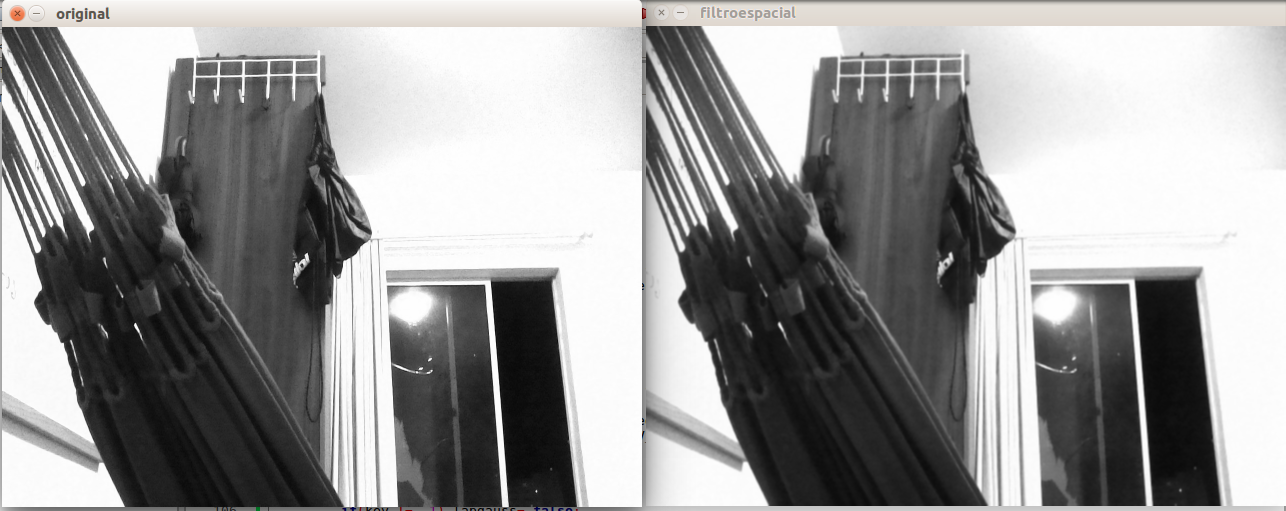
//> input picture Laplgauss/gauss.png, 1286 x 511 px, given in place of the camera
$ ./main   (built with g++ and OpenCV 4)
//> lines starting //> are read from the running program, lines starting //| are printed output that depends on the picture
#include <iostream>
#include <opencv2/opencv.hpp>

using namespace cv;
using namespace std;

void printmask(Mat &m)
{
    for(int i=0; i<m.size().height; i++)
    {
        for(int j=0; j<m.size().width; j++)
        {
            cout << m.at<float>(i,j) << ",";
        }
        cout << endl;
    }
}

void menu()
{
    cout << "\npressione a tecla para ativar o filtro: \n"
         "a - calcular modulo\n"
         "m - media\n"
         "g - gauss\n"
         "v - vertical\n"
         "h - horizontal\n"
         "l - laplaciano\n"
         "j - laplaciano do gaussiano\n"
         "esc - sair\n";
}

int main(int argvc, char** argv)
{
    VideoCapture video;
    float media[] = {1,1,1,
                     1,1,1,
                     1,1,1
                    };
    float gauss[] = {1,2,1,
                     2,4,2,
                     1,2,1
                    };
    float horizontal[]= {-1,0,1,
                         -2,0,2,
                         -1,0,1
                        };
    float vertical[]= {-1,-2,-1,
                       0,0,0,
                       1,2,1
                      };
    float laplacian[]= {0,-1,0,
                        -1,4,-1,
                        0,-1,0
                       };

    Mat cap, frame, frame32f, frameFiltered;
    Mat mask(3,3,CV_32F), mask1;
    Mat result, result1;
    double width, height, min, max;
    int absolut;
    char key;

    video.open(0);
    if(!video.isOpened())
        return -1;
    width=video.get(CV_CAP_PROP_FRAME_WIDTH);
    height=video.get(CV_CAP_PROP_FRAME_HEIGHT);
    std::cout << "largura=" << width << "\n";;
    std::cout << "altura =" << height<< "\n";;

    namedWindow("filtroespacial",1);

    mask = Mat(3, 3, CV_32F, media);
    scaleAdd(mask, 1/9.0, Mat::zeros(3,3,CV_32F), mask1);
    swap(mask, mask1);
    absolut=1; // calcs abs of the image
    bool lapgauss= false;
    menu();
    for(;;)
    {
        video >> cap;
//> cap is the input picture: 511 rows x 1286 cols, CV_8UC3; mean B, G, R 151.8, 152.2, 152.5
        resize(cap, cap, Size(640, 480));
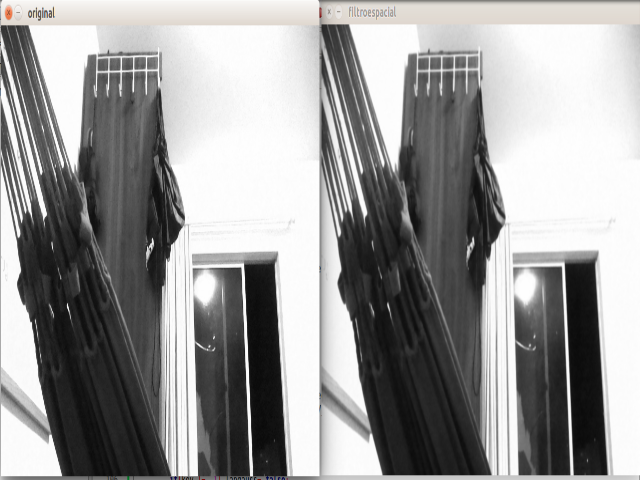
//> cap: 480 rows x 640 cols, CV_8UC3; mean B, G, R 151.7, 152, 152.3
        cvtColor(cap, frame, CV_BGR2GRAY);
        flip(frame, frame, 1);
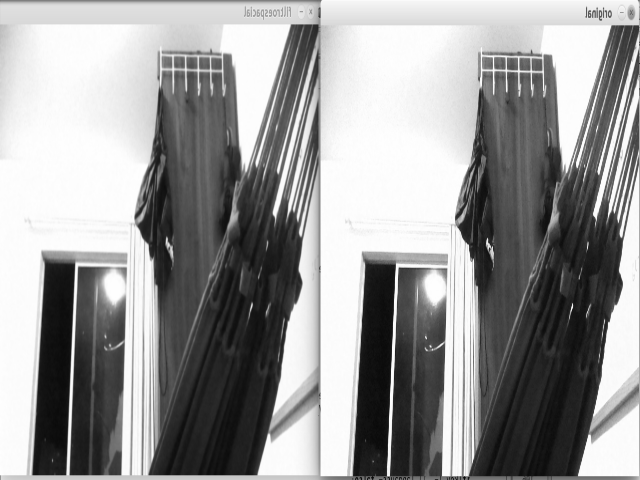
//> frame: 480 rows x 640 cols, CV_8UC1; min 9, max 254, mean 152.1
        imshow("original", frame);
        frame.convertTo(frame32f, CV_32F);
        if(lapgauss)
        {
            Mat aux;
            filter2D(frame32f, frameFiltered, frame32f.depth(), Mat(3, 3, CV_32F, gauss)/16, Point(1,1), 0);
            filter2D(frameFiltered, aux, frameFiltered.depth(), Mat(3, 3, CV_32F, laplacian), Point(1,1), 0);
            if(absolut)
                aux=abs(aux);
            aux.convertTo(result, CV_8U);
        }
        else
        {
            filter2D(frame32f, frameFiltered, frame32f.depth(), mask, Point(1,1), 0);
            if(absolut)
                frameFiltered=abs(frameFiltered);
            frameFiltered.convertTo(result, CV_8U);
        }
        imshow("filtroespacial", result);
        key = (char) waitKey(10);
//> the Esc key is pressed
        if( key == 27 ) break; // esc pressed!
        if(key != -1) lapgauss= false;
        switch(key)
        {
        case 'a':
            menu();
            absolut=!absolut;
            break;
        case 'm':
            menu();
            mask = Mat(3, 3, CV_32F, media).clone();
            mask/=9;
            printmask(mask);
            break;
        case 'g':
            menu();
            mask = Mat(3, 3, CV_32F, gauss).clone();
            mask/=16;
            printmask(mask);
            break;
        case 'h':
            menu();
            mask = Mat(3, 3, CV_32F, horizontal);
            printmask(mask);
            break;
        case 'v':
            menu();
            mask = Mat(3, 3, CV_32F, vertical);
            printmask(mask);
            break;
        case 'l':
            menu();
            mask = Mat(3, 3, CV_32F, laplacian);
            printmask(mask);
            break;
        case 'j':
            menu();
            lapgauss= true;
        break;
        default:
            break;
        }
    }
    return 0;
}

$ run again, on Laplgauss/laplace.png
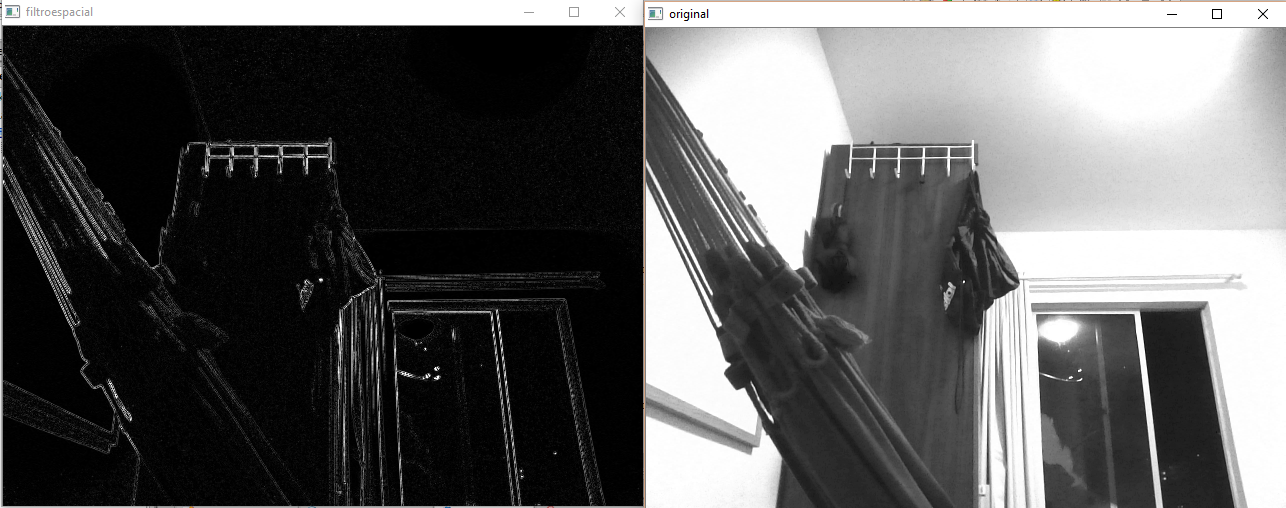
//> input picture Laplgauss/laplace.png, 1286 x 508 px, given in place of the camera
//> cap is the input picture: 508 rows x 1286 cols, CV_8UC3; mean B, G, R 95, 95, 95.1
//> `resize(cap, cap, Size(640, 480));`:
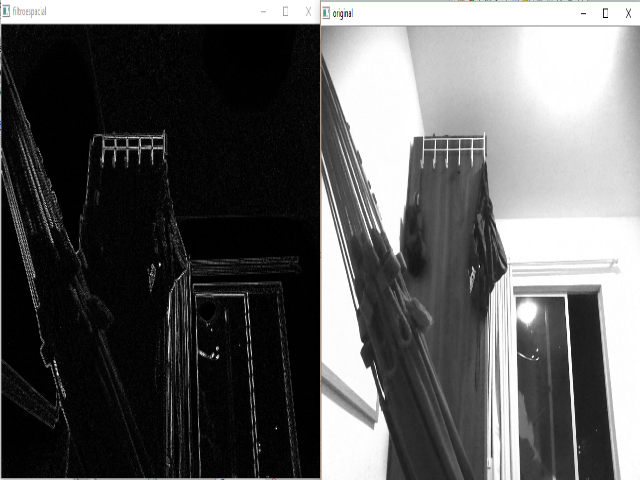
//> cap: 480 rows x 640 cols, CV_8UC3; mean B, G, R 94.9, 94.9, 95
//> `flip(frame, frame, 1);`:
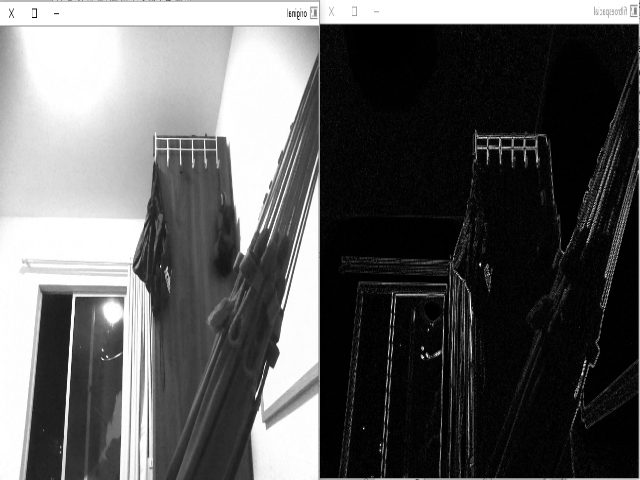
//> frame: 480 rows x 640 cols, CV_8UC1; min 0, max 255, mean 94.9
